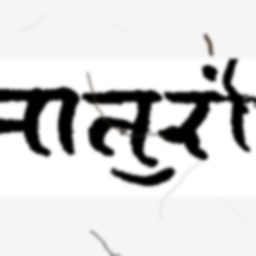
#> input picture test_samples/documents_0200.png, 256 x 256 px
$ python -i palm_leaf_degradation.py   (imports and definitions only)
#> lines starting #> are read from the running program, lines starting #| are printed output that depends on the picture
import cv2
import numpy as np
import random

def draw_cracks(image, mask, num_cracks=3, max_length=150, thickness=2):
    """
    Draws dark, thin, sharp jagged lines simulating splits/cracks in a palm leaf.
    """
    h, w, c = image.shape
    degraded = image.copy()

    for _ in range(num_cracks):
        # Starts near the edge or inside
        x = random.choice([random.randint(0, w // 10), random.randint(9 * w // 10, w - 1), random.randint(20, w - 20)])
        y = random.choice([random.randint(0, h // 10), random.randint(9 * h // 10, h - 1), random.randint(20, h - 20)])

        length = random.randint(30, max_length)
        # Crack color: dark brown/black
        color = (15, 12, 10)

        points = [(x, y)]
        # Favour horizontal or vertical depending on initialization
        angle = random.choice([0, np.pi]) if random.random() < 0.7 else random.choice([np.pi/2, 3*np.pi/2])

        for _ in range(length // 5):
            angle += random.uniform(-0.15, 0.15)
            dx = int(round(np.cos(angle) * 5))
            dy = int(round(np.sin(angle) * 5))
            x = np.clip(x + dx, 0, w - 1)
            y = np.clip(y + dy, 0, h - 1)

            if x == points[-1][0] and y == points[-1][1]:
                break
            points.append((x, y))

        for i in range(len(points) - 1):
            cv2.line(degraded, points[i], points[i+1], color, thickness, cv2.LINE_AA)
            cv2.line(mask, points[i], points[i+1], 255, thickness, cv2.LINE_AA)

    return degraded

# [138 lines left out: functions draw_wormholes, apply_broken_edges, apply_character_fading, not called in this run]

def apply_uneven_lighting(image, severity=0.5):
    """
    Applies radial vignetting/lighting drop to simulate camera/environment shadow.
    """
    h, w, c = image.shape
    lit = image.astype(np.float32)

    center_x = random.randint(w // 3, 2 * w // 3)
    center_y = random.randint(h // 3, 2 * h // 3)
    max_dist = np.sqrt(max(center_x, w - center_x)**2 + max(center_y, h - center_y)**2)

    min_light = 0.85 - 0.45 * severity  # [0.4, 0.85]

    # Optimized grid calculation
    Y, X = np.ogrid[:h, :w]
    dist = np.sqrt((X - center_x)**2 + (Y - center_y)**2)
    light_map = 1.0 - (1.0 - min_light) * (dist / max_dist)
    light_map = np.expand_dims(np.clip(light_map, min_light, 1.0), axis=2)

    lit = lit * light_map
    return np.clip(lit, 0, 255).astype(np.uint8)

def apply_palm_leaf_degradation(image, severity=0.5):
    """
    Applies specialized palm-leaf degradation: cracks, holes, edge tear-offs,
    mold stains, character fading, and uneven lighting.
    Returns: (degraded_image, damage_mask)
    """
    h, w, c = image.shape
    degraded = image.copy()
    damage_mask = np.zeros((h, w), dtype=np.uint8)

    # 1. Edge Tears / Broken borders
    if random.random() < 0.6:
        depth = int(5 + severity * 20)
        # Background shelf color of digital archives is usually black or white
        bg_c = random.choice([(255, 255, 255), (10, 10, 10)])
        degraded = apply_broken_edges(degraded, damage_mask, depth=depth, bg_color=bg_c)

    # 2. Wormholes / Leaf decay holes
    if random.random() < 0.7:
        num_holes = int(1 + severity * 5)
        max_r = int(4 + severity * 12)
        # Holes can show black background underneath the leaf or white scan page
        h_color = random.choice([(255, 255, 255), (15, 15, 15)])

        # We need to define drawing wormholes here to avoid references to undefined variables
        # (The inline definition above had a typo "decayed" instead of "degraded", let's fix it by defining it correctly)
        for _ in range(num_holes):
            center = (random.randint(30, w - 30), random.randint(30, h - 30))
            radius = random.randint(3, max_r)
            blob_mask = np.zeros((h, w), dtype=np.uint8)
            cv2.circle(blob_mask, center, radius, 255, -1)
            num_bumps = random.randint(2, 5)
            for _ in range(num_bumps):
                angle = random.uniform(0, 2 * np.pi)
                dist = radius * random.uniform(0.5, 0.9)
                bx = int(center[0] + dist * np.cos(angle))
                by = int(center[1] + dist * np.sin(angle))
                br = random.randint(1, max(1, int(radius * 0.5)))
                cv2.circle(blob_mask, (bx, by), br, 255, -1)
            degraded[blob_mask == 255] = h_color
            damage_mask[blob_mask == 255] = 255

    # 3. Cracks / Splits
    if random.random() < 0.6:
        num_cracks = int(1 + severity * 4)
        max_l = int(50 + severity * 150)
        thickness = 1 if severity < 0.5 else 2
        degraded = draw_cracks(degraded, damage_mask, num_cracks=num_cracks, max_length=max_l, thickness=thickness)

    # 4. Character Fading / Ink wearing
    if random.random() < 0.8:
        degraded = apply_character_fading(degraded, damage_mask, severity=severity)

    # 5. Mildew / Dark mold stains
    if random.random() < 0.5:
        # Small, dark mold spots
        num_stains = int(2 + severity * 6)
        for _ in range(num_stains):
            center = (random.randint(15, w - 15), random.randint(15, h - 15))
            r = random.randint(3, 15)
            stain_mask = np.zeros((h, w), dtype=np.float32)
            cv2.circle(stain_mask, center, r, 1.0, -1)
            stain_mask = cv2.GaussianBlur(stain_mask, (9, 9), 0)
            stain_mask = np.expand_dims(np.clip(stain_mask, 0.0, 1.0), axis=2)

            # Dark greyish mold color
            mold_c = np.array([random.randint(40, 70), random.randint(45, 75), random.randint(40, 70)], dtype=np.float32)
            alpha = stain_mask * random.uniform(0.3, 0.6) * severity
            degraded = (1.0 - alpha) * degraded.astype(np.float32) + alpha * mold_c
            degraded = np.clip(degraded, 0, 255).astype(np.uint8)

            # Update mask where mold is concentrated
            damage_mask[stain_mask.squeeze(-1) > 0.2] = 255

    # 6. Uneven lighting
    if random.random() < 0.7:
        degraded = apply_uneven_lighting(degraded, severity=severity)

    return degraded, damage_mask

# [5 lines not run here, left out]

>>> import cv2
>>> picture = cv2.cvtColor(cv2.imread('../test_samples/documents_0200.png'), cv2.COLOR_BGR2RGB)
>>> result = apply_palm_leaf_degradation(picture)
#> after the loop in draw_cracks, `for _ in range(num_cracks):`:
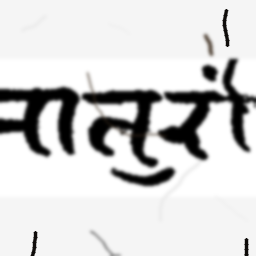
#> degraded: shape (256, 256, 3); mean R, G, B 213, 212.9, 212.8
#> after the loop in draw_cracks, `for _ in range(num_cracks):`:
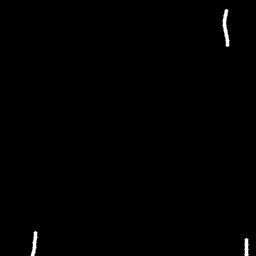
#> mask: shape (256, 256); min 0, max 255, mean 1.1
#> after the loop in apply_palm_leaf_degradation, `for _ in range(num_stains):`:
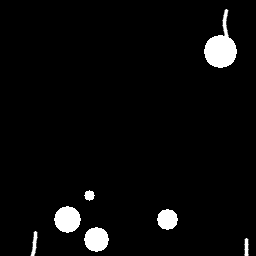
#> damage_mask: shape (256, 256); min 0, max 255, mean 9.8
#> after the loop in apply_palm_leaf_degradation, `for _ in range(num_stains):`:
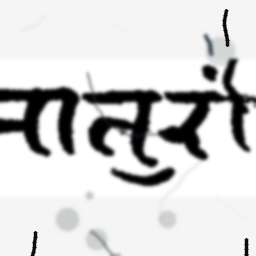
#> degraded: shape (256, 256, 3); mean of channels 0, 1, 2 212, 211.9, 211.8; drawn as B, G, R
#> in apply_uneven_lighting, `lit = lit * light_map`:
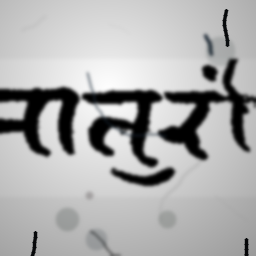
#> lit: shape (256, 256, 3) float64; mean of channels 0, 1, 2 173.5, 173.4, 173.3; drawn as B, G, R

$ run again, on test_samples/documents_0418.png
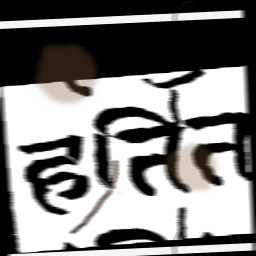
#> input picture test_samples/documents_0418.png, 256 x 256 px
#> after the loop in draw_cracks, `for _ in range(num_cracks):`:
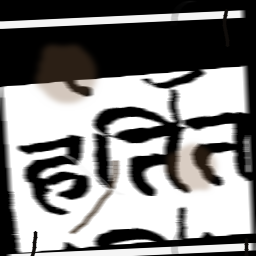
#> degraded: shape (256, 256, 3); mean R, G, B 128.2, 127.3, 126.5
#> in apply_uneven_lighting, `lit = lit * light_map`:
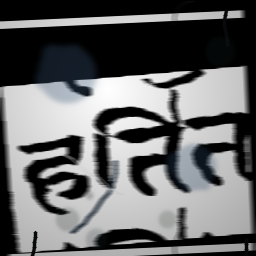
#> lit: shape (256, 256, 3) float64; mean of channels 0, 1, 2 104.7, 103.9, 103.1; drawn as B, G, R

$ run again, on test_samples/documents_0427.png
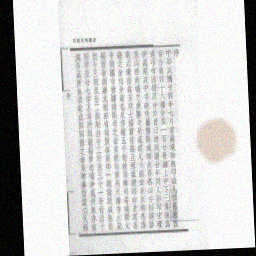
#> input picture test_samples/documents_0427.png, 256 x 256 px
#> after the loop in draw_cracks, `for _ in range(num_cracks):`:
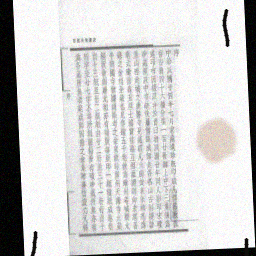
#> degraded: shape (256, 256, 3); mean R, G, B 209, 208.7, 208.5
#> in apply_uneven_lighting, `lit = lit * light_map`:
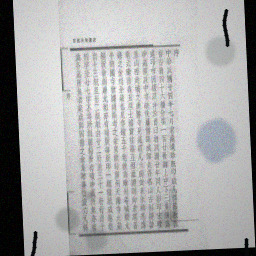
#> lit: shape (256, 256, 3) float64; mean of channels 0, 1, 2 173, 172.8, 172.5; drawn as B, G, R
